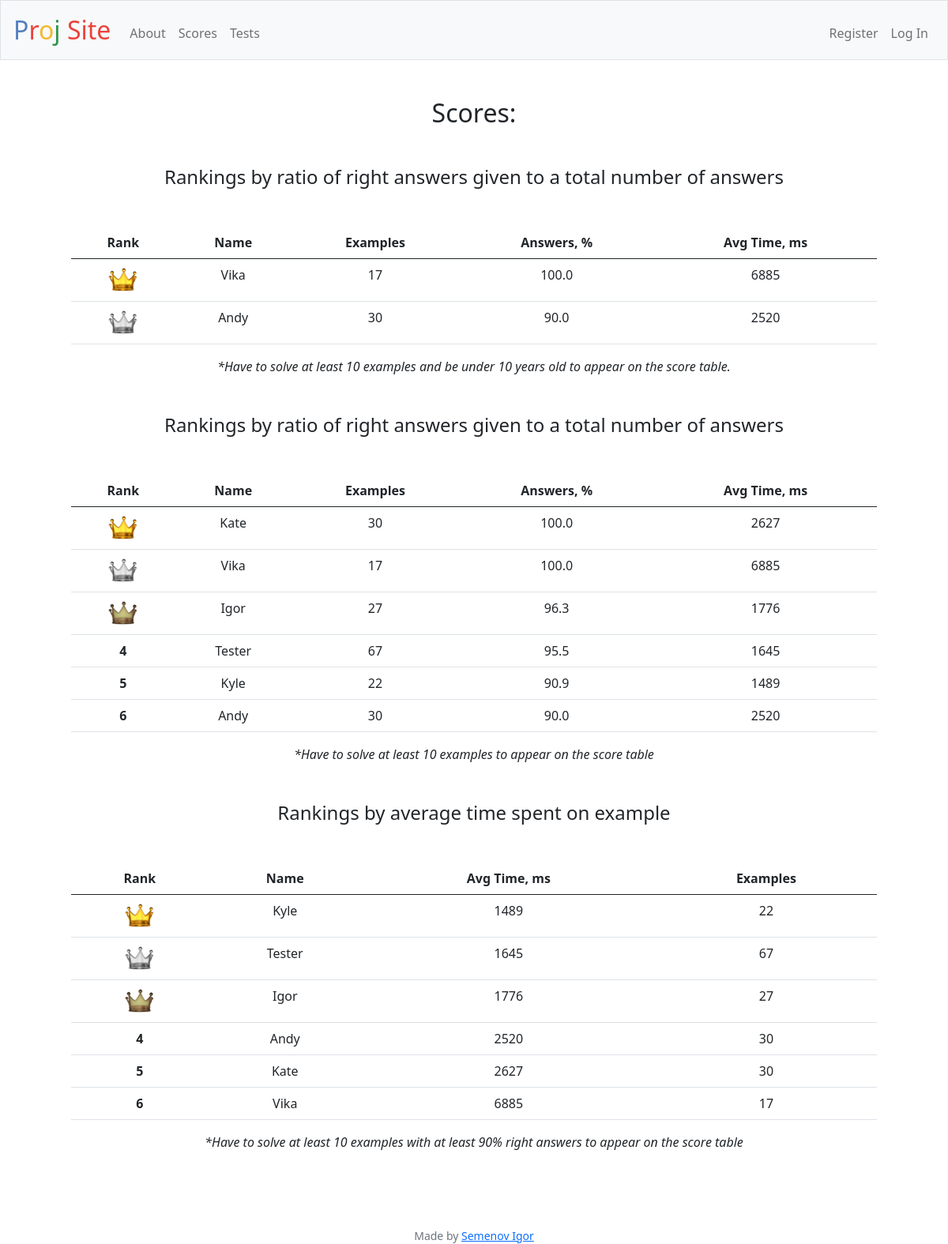
/scores, run on the app's committed database.
### tables this page shows
CREATE TABLE profile(user_id INTEGER PRIMARY KEY, name TEXT, gender TEXT, birthdate TEXT, education TEXT, email TEXT, bio TEXT, CONSTRAINT fk_user FOREIGN KEY(user_id) REFERENCES user(id) ON DELETE CASCADE);

### app.py (the view)
@app.route("/scores", methods=["GET"])
def scores():
    scores = dict()
    query = "SELECT *, ROW_NUMBER() OVER (ORDER BY answers DESC, examples DESC, avgtime) AS rank FROM (SELECT results.user_id, name, examples, right, wrong, ROUND(CAST(right AS FLOAT)*100/examples, 1) AS answers, avgtime FROM (SELECT user_id, COUNT(*) AS examples, CAST(AVG(timespent) AS INT) AS avgtime FROM result WHERE CAST(JULIANDAY('now')-JULIANDAY(date) AS INT) <= :alltime AND answer IS NOT NULL GROUP BY user_id) AS results JOIN profile ON results.user_id = profile.user_id LEFT JOIN (SELECT SUM(CASE WHEN eval = answer THEN 1 ELSE 0 END) AS right, SUM(CASE WHEN eval = answer THEN 0 ELSE 1 END) AS wrong, user_id FROM result JOIN example ON result.example_id = example.id WHERE CAST(JULIANDAY('now')-JULIANDAY(date) AS INT) <= :alltime GROUP BY user_id) AS checks ON results.user_id = checks.user_id WHERE examples > 10) LIMIT 25;"
    scores["overall"] = db_execute(SQLITE_DB, query, PERIODS, False)
    query = "SELECT *, ROW_NUMBER() OVER (ORDER BY avgtime, examples DESC, answers DESC) AS rank FROM (SELECT results.user_id, name, examples, right, wrong, ROUND(CAST(right AS FLOAT)*100/examples, 1) AS answers, avgtime FROM (SELECT user_id, COUNT(*) AS examples, CAST(AVG(timespent) AS INT) AS avgtime FROM result WHERE CAST(JULIANDAY('now')-JULIANDAY(date) AS INT) <= :alltime AND answer IS NOT NULL GROUP BY user_id) AS results JOIN profile ON results.user_id = profile.user_id LEFT JOIN (SELECT SUM(CASE WHEN eval = answer THEN 1 ELSE 0 END) AS right, SUM(CASE WHEN eval = answer THEN 0 ELSE 1 END) AS wrong, user_id FROM result JOIN example ON result.example_id = example.id WHERE CAST(JULIANDAY('now')-JULIANDAY(date) AS INT) <= :alltime GROUP BY user_id) AS checks ON results.user_id = checks.user_id WHERE examples > 10) WHERE answers >= 90 LIMIT 25;"
    scores["avgtime"] = db_execute(SQLITE_DB, query, PERIODS, False)
    query = "SELECT *, ROW_NUMBER() OVER (ORDER BY answers DESC, examples DESC, avgtime) AS rank FROM (SELECT results.user_id, name, examples, right, wrong, ROUND(CAST(right AS FLOAT)*100/examples, 1) AS answers, avgtime FROM (SELECT user_id, COUNT(*) AS examples, CAST(AVG(timespent) AS INT) AS avgtime FROM result WHERE CAST(JULIANDAY('now')-JULIANDAY(date) AS INT) <= :alltime AND answer IS NOT NULL GROUP BY user_id) AS results JOIN profile ON results.user_id = profile.user_id LEFT JOIN (SELECT SUM(CASE WHEN eval = answer THEN 1 ELSE 0 END) AS right, SUM(CASE WHEN eval = answer THEN 0 ELSE 1 END) AS wrong, user_id FROM result JOIN example ON result.example_id = example.id WHERE CAST(JULIANDAY('now')-JULIANDAY(date) AS INT) <= :alltime GROUP BY user_id) AS checks ON results.user_id = checks.user_id WHERE examples > 10 AND STRFTIME('%Y', 'now') - STRFTIME('%Y', birthdate) <= 10) LIMIT 25;"
    scores["underage10"] = db_execute(SQLITE_DB, query, PERIODS, False)
    return render_template("scores.html", scores=scores)

### app.py (called while the page is built)
@app.after_request
def after_request(response):
    response.headers["Cache-Control"] = "no-cache, no-store, must-revalidate"
    response.headers["Expires"] = 0
    response.headers["Pragma"] = "no-cache"
    return response

### helpers.py (called while the page is built)
def dict_factory(cursor, row):
    d = {}
    for idx, col in enumerate(cursor.description):
        d[col[0]] = row[idx]
    return d

def db_execute(db, query, args=(), fetchone=True):
    with closing(sqlite3.connect(db)) as conn: # auto-closes
        conn.row_factory = dict_factory
        with conn: # auto-commits
            with closing(conn.cursor()) as cursor: # auto-closes
                cursor.execute(query, args)
                if any(key in query for key in ["INSERT", "REPLACE"]):
                    return cursor.lastrowid
                rv = cursor.fetchall()
                return (rv[0] if rv else None) if fetchone else rv

### templates/scores.html (shortened to what this page needs)
{% extends "layout.html" %}
{% block main %}
    <div class="container-fluid">
        <h2>Scores:</h2>
        <div class="mt-5 mb-5">
            <h4 class="mt-5 mb-5">Rankings by ratio of right answers given to a total number of answers</h3>
            <table class="table">
              <thead>
                <tr>
                  <th scope="col">Rank</th>
                  <th scope="col">Name</th>
                  <th scope="col">Examples</th>
                  <th scope="col">Answers, %</th>
                  <th scope="col">Avg Time, ms</th>
                </tr>
              </thead>
              <tbody>
                {% for score in scores.underage10 %}
                <tr>
                  <th scope="row">{% if score.rank == 1 %}<img src="{{ url_for('static', filename='/img/crown_gold.png') }}">{% elif score.rank == 2 %}<img src="{{ url_for('static', filename='/img/crown_silver.png') }}">{% elif score.rank == 3 %}<img src="{{ url_for('static', filename='/img/crown_bronze.png') }}">{% else %}{{ score.rank }}{% endif %}</th>
                  <td>{{ score.name }}</td>
                  <td>{{ score.examples }}</td>
                  <td>{{ score.answers }}</td>
                  <td>{{ score.avgtime }}</td>
                </tr>
                {% endfor %}
              </tbody>
            </table>
            <p class="fst-italic">*Have to solve at least 10 examples and be under 10 years old to appear on the score table.</p>
        </div>
        <div class="mt-5 mb-5">
            <h4 class="mt-5 mb-5">Rankings by ratio of right answers given to a total number of answers</h3>
            <table class="table">
              <thead>
                <tr>
                  <th scope="col">Rank</th>
                  <th scope="col">Name</th>
                  <th scope="col">Examples</th>
                  <th scope="col">Answers, %</th>
                  <th scope="col">Avg Time, ms</th>
                </tr>
              </thead>
              <tbody>
                {% for score in scores.overall %}
                <tr>
                  <th scope="row">{% if score.rank == 1 %}<img src="{{ url_for('static', filename='/img/crown_gold.png') }}">{% elif score.rank == 2 %}<img src="{{ url_for('static', filename='/img/crown_silver.png') }}">{% elif score.rank == 3 %}<img src="{{ url_for('static', filename='/img/crown_bronze.png') }}">{% else %}{{ score.rank }}{% endif %}</th>
                  <td>{{ score.name }}</td>
                  <td>{{ score.examples }}</td>
                  <td>{{ score.answers }}</td>
                  <td>{{ score.avgtime }}</td>
                </tr>
                {% endfor %}
              </tbody>
            </table>
            <p class="fst-italic">*Have to solve at least 10 examples to appear on the score table</p>
        </div>
        <div class="mt-5 mb-5">
            <h4 class="mt-5 mb-5">Rankings by average time spent on example</h3>
            <table class="table">
              <thead>
                <tr>
                  <th scope="col">Rank</th>
                  <th scope="col">Name</th>
                  <th scope="col">Avg Time, ms</th>
                  <th scope="col">Examples</th>
                </tr>
              </thead>
              <tbody>
                {% for score in scores.avgtime %}
                <tr>
                  <th scope="row">{% if score.rank == 1 %}<img src="{{ url_for('static', filename='/img/crown_gold.png') }}">{% elif score.rank == 2 %}<img src="{{ url_for('static', filename='/img/crown_silver.png') }}">{% elif score.rank == 3 %}<img src="{{ url_for('static', filename='/img/crown_bronze.png') }}">{% else %}{{ score.rank }}{% endif %}</th>
                  <td>{{ score.name }}</td>
                  <td>{{ score.avgtime }}</td>
                  <td>{{ score.examples }}</td>
                </tr>
                {% endfor %}
              </tbody>
            </table>
            <p class="fst-italic">*Have to solve at least 10 examples with at least 90% right answers to appear on the score table</p>
        </div>
    </div>
{% endblock %}

### templates/layout.html (shortened to what this page needs)
<!DOCTYPE html>
<html lang="en">
    <head>
        <link href="{{ url_for('static', filename='styles.css') }}" rel="stylesheet">
        <link href="https://cdn.jsdelivr.net/npm/bootstrap@5.0.0-beta2/dist/css/bootstrap.min.css" rel="stylesheet">
    </head>
    <body>
        <nav class="navbar navbar-expand-md navbar-light bg-light border">
            <a class="navbar-brand" href="/"><span class="blue">P</span><span class="red">r</span><span class="yellow">o</span><span class="green">j</span>&nbsp;<span class="red">Site</span></a>
            <div class="collapse navbar-collapse" id="navbar">
                    <ul class="navbar-nav mr-auto mt-2">
                        {% for href, caption in [('/about', 'About'), ('/scores', 'Scores'), ('/tests', 'Tests')] %}
                        <li class="nav-item"><a class="nav-link" href="{{ href }}">{{ caption }}</a></li>
                        {% endfor %}
                    </ul>
                {% if session.user_id %}
                    <ul class="navbar-nav ml-auto mt-2">
                        <li class="nav-item"><a class="nav-link" href="/profile">Profile</a></li>
                        <li class="nav-item"><a class="nav-link" href="/logout">Log Out</a></li>
                    </ul>
                {% else %}
                    <ul class="navbar-nav ml-auto mt-2">
                        <li class="nav-item"><a class="nav-link" href="/register">Register</a></li>
                        <li class="nav-item"><a class="nav-link" href="/login">Log In</a></li>
                    </ul>
                {% endif %}
            </div>
        </nav>
        <main class="container p-5">
            {% block main %}{% endblock %}
        </main>
        <footer class="small text-center text-muted">
            Made by <a href="https://github.com/abitfrosty">Semenov Igor</a>
        </footer>
    </body>
</html>

### static/styles.css (style rules this page uses)
nav { padding-left: 1rem; padding-right: 1rem; }
nav .navbar-brand { font-size: xx-large; }
nav .navbar-brand .blue { color: #537fbe; }
nav .navbar-brand .red { color: #ea433b; }
nav .navbar-brand .yellow { color: #f5b82e; }
nav .navbar-brand .green { color: #2e944b; }
nav .ml-auto { margin-left: auto; }
main { overflow-x: auto; text-align: center; }
main img { max-width: 100%; }

### data on the page
profile: name "Vika", examples "17", answers "100.0", avgtime "6885", rank "6"
profile: name "Andy", examples "30", answers "90.0", avgtime "2520", rank "6", rank "4"
profile: name "Kate", examples "30", answers "100.0", avgtime "2627", rank "5"
profile: name "Igor", examples "27", answers "96.3", avgtime "1776"
profile: rank "4", name "Tester", examples "67", answers "95.5", avgtime "1645"
profile: name "Kyle", avgtime "1489", examples "22"

### other printed values
{{ caption }} "About" "Scores" "Tests"
{{ score.rank }} "5"
{{ score.name }} "Kyle"
{{ score.examples }} "22"
{{ score.answers }} "90.9"
{{ score.avgtime }} "1489"
